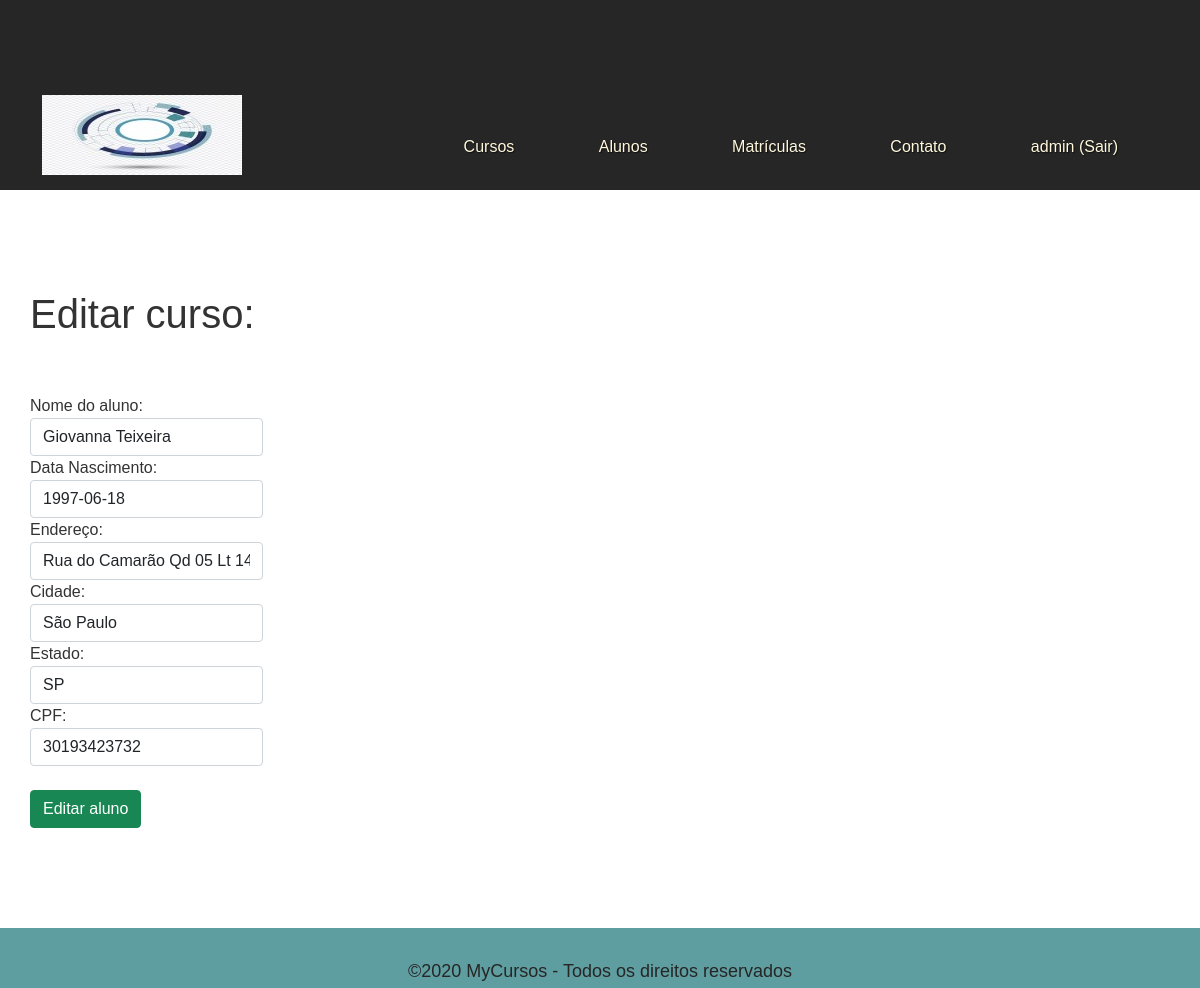
The page /index.php?pagina=inserir_aluno&editar=2 (signed in) on the database its author committed.
### tables this page shows
CREATE TABLE `alunos` (
  `id_aluno` int(11) NOT NULL AUTO_INCREMENT,
  `nome_aluno` varchar(100) NOT NULL,
  `data_nascimento` date NOT NULL,
  `endereco` varchar(255) NOT NULL,
  `cidade` varchar(100) NOT NULL,
  `estado` varchar(2) NOT NULL,
  `cpf` varchar(11) NOT NULL,
  PRIMARY KEY (`id_aluno`)
);

### views/inserir_aluno.php (the view, shortened to what this page needs)
<?php
if(!isset($_GET['editar'])){
?>
<h1>Inserir novo aluno:</h1>
<br><br>
<form method="post" action="processa_aluno.php">
    <label>
        Nome do aluno:<br>
        <input class="form-control" type="text" name="nome_aluno" placeholder="Insira o nome do aluno">
    </label>
    <br>
    <label>
        Data Nascimento:<br>
        <input class="form-control" type="text" name="data_nascimento" placeholder="Insira a data de nascimento">
    </label>
    <br>
    <label>
        Endereço:<br>
        <input class="form-control" type="text" name="endereco" placeholder="Insira o endereço">
    </label>
    <br>
    <label>
        Cidade:<br>
        <input class="form-control" type="text" name="cidade" placeholder="Insira a cidade">
    </label>
    <br>
    <label>
        Estado:<br>
        <input class="form-control" type="text" name="estado" placeholder="Insira o estado">
    </label>
    <br>
    <label>
        CPF:<br>
        <input class="form-control" type="text" name="cpf" placeholder="Insira o cpf do aluno">
    </label>
    <br><br>
    <input class="btn btn-success" type="submit" value="Inserir aluno">
</form>
<?php } else{ ?>
    <?php
    $servidor = 'localhost';
    $user = 'root';
    $senha = 'colin122';
    $db = 'escola_curso';
    $connection = mysqli_connect($servidor, $user, $senha, $db);
    $query = "SELECT * FROM alunos";
    $consulta_cursos = mysqli_query($connection, $query);
    while($linha = mysqli_fetch_array($consulta_cursos)){?>
        <?php if($linha['id_aluno'] == $_GET['editar']){?>
            <h1>Editar curso:</h1>
            <form method="post" action="edita_aluno.php">
                <label>
                    Nome do aluno:<br>
                    <input class="form-control" type="text" name="nome_aluno" placeholder="Insira o nome do aluno" value="<?php echo $linha['nome_aluno']; ?>">
                </label>
                <br>
                <label>
                    Data Nascimento:<br>
                    <input class="form-control" type="text" name="data_nascimento" placeholder="Insira a data de nascimento" value="<?php echo $linha['data_nascimento']; ?>">
                </label>
                <br>
                <label>
                    Endereço:<br>
                    <input class="form-control" type="text" name="endereco" placeholder="Insira o endereço" value="<?php echo $linha['endereco']; ?>">
                </label>
                <br>
                <label>
                    Cidade:<br>
                    <input class="form-control" type="text" name="cidade" placeholder="Insira a cidade" value="<?php echo $linha['cidade']; ?>">
                </label>
                <br>
                <label>
                    Estado:<br>
                    <input class="form-control" type="text" name="estado" placeholder="Insira o estado" value="<?php echo $linha['estado']; ?>">
                </label>
                <br>
                <label>
                    CPF:<br>
                    <input class="form-control" type="text" name="cpf" placeholder="Insira o cpf do aluno" value="<?php echo $linha['cpf']; ?>">
                </label>
                <br><br>
                <input class="btn btn-success" type="submit" value="Editar aluno">
            </form>
        <?php }}} ?>

### css/estilo.css (style rules this page uses)
* { margin: 0; padding: 0; }
body { font-family: helvetica, arial, serif; font-size: 16px; color:#333; }

### rows shown on the page
alunos: nome_aluno "Giovanna Teixeira", data_nascimento "1997-06-18", endereco "Rua do Camarão Qd 05 Lt 14", cidade "São Paulo", estado "SP", cpf "30193423732"

### other values the page prints
$_SESSION['usuario'] "admin"
